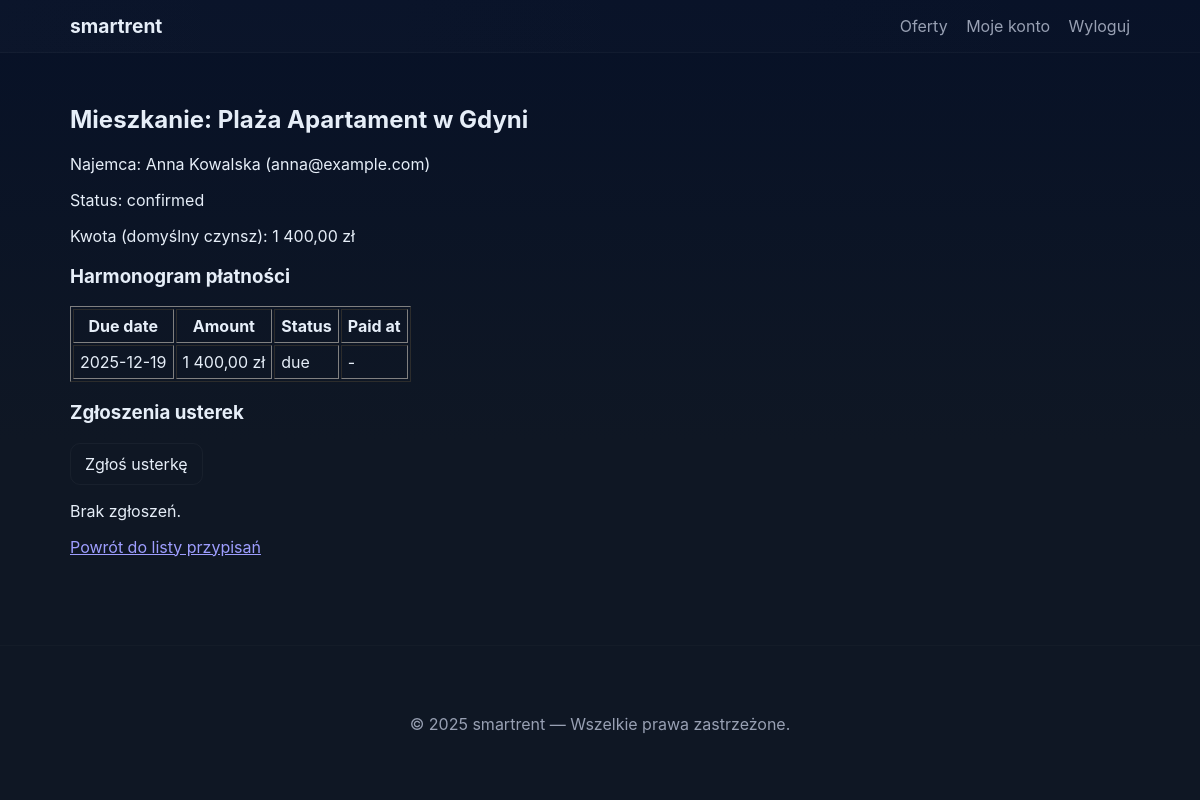
/management_assignment.php?id=1 (signed in), run on the app's committed database.
### tables this page shows
CREATE TABLE `assignments` (
  `id` int(11) NOT NULL,
  `property_id` int(11) NOT NULL,
  `tenant_id` int(11) NOT NULL,
  `assigned_by` int(11) NOT NULL,
  `status` enum('pending','confirmed','ended') NOT NULL DEFAULT 'confirmed',
  `start_date` date DEFAULT NULL,
  `end_date` date DEFAULT NULL,
  `notes` text DEFAULT NULL,
  `created_at` datetime DEFAULT current_timestamp()
);

CREATE TABLE `properties` (
  `id` int(11) NOT NULL,
  `title` varchar(255) NOT NULL,
  `description` text DEFAULT NULL,
  `price` decimal(10,2) NOT NULL DEFAULT 0.00,
  `city` varchar(120) NOT NULL,
  `image` varchar(255) DEFAULT NULL,
  `owner_id` int(11) DEFAULT NULL,
  `is_rented` tinyint(1) DEFAULT 0,
  `created_at` datetime DEFAULT current_timestamp()
);

CREATE TABLE `users` (
  `id` int(11) NOT NULL,
  `name` varchar(150) NOT NULL,
  `email` varchar(200) NOT NULL,
  `password` varchar(255) NOT NULL,
  `role` enum('user','admin') NOT NULL DEFAULT 'user',
  `created_at` datetime DEFAULT current_timestamp()
);

CREATE TABLE `payments` (
  `id` int(11) NOT NULL,
  `assignment_id` int(11) NOT NULL,
  `due_date` date NOT NULL,
  `amount` decimal(10,2) NOT NULL DEFAULT 0.00,
  `status` enum('due','paid','overdue') NOT NULL DEFAULT 'due',
  `paid_at` datetime DEFAULT NULL,
  `notes` text DEFAULT NULL,
  `created_at` datetime DEFAULT current_timestamp()
);

### management_assignment.php (the view, shortened to what this page needs)
<?php
require_once 'includes/db.php';
$id = intval($_GET['id'] ?? 0);
$stmt = $pdo->prepare("SELECT a.*, p.title AS property_title, p.owner_id, u.name AS tenant_name, u.email AS tenant_email, p.price AS rent_price FROM assignments a JOIN properties p ON a.property_id = p.id LEFT JOIN users u ON a.tenant_id = u.id WHERE a.id = :id LIMIT 1");
$stmt->execute(['id'=>$id]);
$assign = $stmt->fetch(PDO::FETCH_ASSOC);
$stmt = $pdo->prepare("SELECT * FROM payments WHERE assignment_id = :aid ORDER BY due_date ASC");
$stmt->execute(['aid'=>$id]);
$payments = $stmt->fetchAll(PDO::FETCH_ASSOC);
$stmt = $pdo->prepare("SELECT * FROM maintenance_reports WHERE assignment_id = :aid ORDER BY created_at DESC");
$stmt->execute(['aid'=>$id]);
$reports = $stmt->fetchAll(PDO::FETCH_ASSOC);
?>
<!doctype html>
<html lang="pl">
<head><meta charset="utf-8"><title>Przypisanie #<?=htmlspecialchars($assign['id'])?></title><link rel="stylesheet" href="assets/css/style.css"></head>
<body>
<?php include 'includes/navbar.php'; ?>
<main class="container">
  <h2>Mieszkanie: <?=htmlspecialchars($assign['property_title'])?></h2>
  <p>Najemca: <?=htmlspecialchars($assign['tenant_name'] ?? $assign['tenant_id'])?> (<?=htmlspecialchars($assign['tenant_email'] ?? '')?>)</p>
  <p>Status: <?=htmlspecialchars($assign['status'])?></p>
  <p>Kwota (domyślny czynsz): <?=htmlspecialchars(number_format((float)($assign['rent_price'] ?? 0), 2, ',', ' '))?> zł</p>
  <h3>Harmonogram płatności</h3>
  <?php if (empty($payments)): ?>
    <p>Brak zapisanych płatności.</p>
  <?php else: ?>
    <table border="1" cellpadding="6">
      <tr><th>Due date</th><th>Amount</th><th>Status</th><th>Paid at</th></tr>
      <?php foreach ($payments as $p): ?>
        <tr>
          <td><?=htmlspecialchars($p['due_date'])?></td>
          <td><?=htmlspecialchars(number_format((float)$p['amount'], 2, ',', ' '))?> zł</td>
          <td><?=htmlspecialchars($p['status'])?></td>
          <td><?=htmlspecialchars($p['paid_at'] ?? '-')?></td>
        </tr>
      <?php endforeach; ?>
    </table>
  <?php endif; ?>
  <h3>Zgłoszenia usterek</h3>
  <p><a class="btn" href="maintenance_report.php?assignment_id=<?=urlencode($assign['id'])?>">Zgłoś usterkę</a></p>
  <?php if (empty($reports)): ?>
    <p>Brak zgłoszeń.</p>
  <?php endif; ?>
  <p><a href="admin_assignment_list.php">Powrót do listy przypisań</a></p>
</main>
<?php include 'includes/footer.php'; ?>
</body>
</html>

### assets/css/style.css (style rules this page uses)
:root { --bg:#0f1724; --card:#0b1220; --muted:#98a0b3; --accent:#6ee7b7; --accent-2:#60a5fa; --text:#e6eef8; --glass: rgba(255,255,255,0.03); --radius:12px; --max-width:1100px; --gap:18px; font-family: Inter, ui-sans-serif, system-ui, -apple-system, "Segoe UI", Roboto, "Helvetica Neue", Arial; color-scheme: dark; }
* { box-sizing:border-box }
body { margin:0; background: linear-gradient(180deg, #071127 0%, #0f1724 55%); color:var(--text); -webkit-font-smoothing:antialiased; -moz-osx-font-smoothing:grayscale; min-height:100vh; }
.container { max-width:var(--max-width); margin:0 auto; padding:32px 20px; }
.btn { display:inline-block;padding:10px 14px;border-radius:10px;background:transparent;border:1px solid rgba(255,255,255,0.04);color:var(--text);text-decoration:none;cursor:pointer; }

### data on the page
assignments: property.title "Plaża Apartament w Gdyni", tenant.name "Anna Kowalska", tenant.email "anna@example.com", status "confirmed", property.price "1 400,00"
payments: due_date "2025-12-19", amount "1 400,00", status "due", paid_at "-"

### other printed values
APP_NAME "smartrent"
